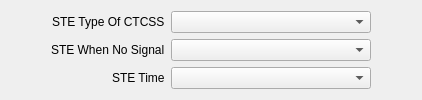
     <widget class="QWidget" name="steTab">
      <attribute name="title">
       <string>STE</string>
      </attribute>
      <layout class="QHBoxLayout" name="horizontalLayout_11">
       <item>
        <spacer name="horizontalSpacer_12">
         <property name="orientation">
          <enum>Qt::Orientation::Horizontal</enum>
         </property>
         <property name="sizeHint" stdset="0">
          <size>
           <width>40</width>
           <height>20</height>
          </size>
         </property>
        </spacer>
       </item>
       <item>
        <layout class="QFormLayout" name="formLayout_8">
         <property name="labelAlignment">
          <set>Qt::AlignmentFlag::AlignRight|Qt::AlignmentFlag::AlignTrailing|Qt::AlignmentFlag::AlignVCenter</set>
         </property>
         <item row="0" column="0">
          <widget class="QLabel" name="label_60">
           <property name="text">
            <string>STE Type Of CTCSS</string>
           </property>
          </widget>
         </item>
         <item row="1" column="0">
          <widget class="QLabel" name="label_61">
           <property name="text">
            <string>STE When No Signal</string>
           </property>
          </widget>
         </item>
         <item row="2" column="0">
          <widget class="QLabel" name="label_62">
           <property name="text">
            <string>STE Time</string>
           </property>
          </widget>
         </item>
         <item row="0" column="1">
          <widget class="QComboBox" name="steCtcssTypeCmbx">
           <property name="minimumSize">
            <size>
             <width>200</width>
             <height>0</height>
            </size>
           </property>
          </widget>
         </item>
         <item row="1" column="1">
          <widget class="QComboBox" name="steNoSignalCmbx"/>
         </item>
         <item row="2" column="1">
          <widget class="QComboBox" name="steTimeCmbx"/>
         </item>
        </layout>
       </item>
       <item>
        <spacer name="horizontalSpacer_13">
         <property name="orientation">
          <enum>Qt::Orientation::Horizontal</enum>
         </property>
         <property name="sizeHint" stdset="0">
          <size>
           <width>40</width>
           <height>20</height>
          </size>
         </property>
        </spacer>
       </item>
      </layout>
     </widget>
